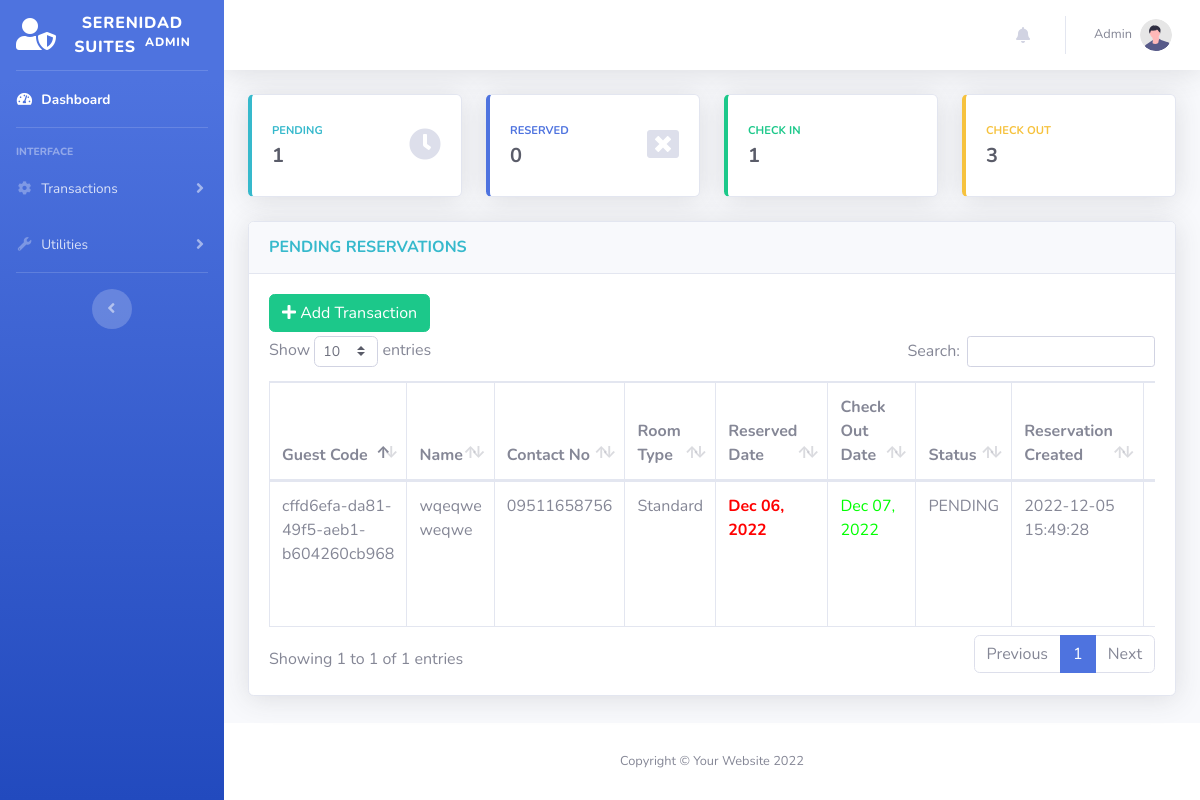
Before: /admin/index.php (signed in) with the older database file.
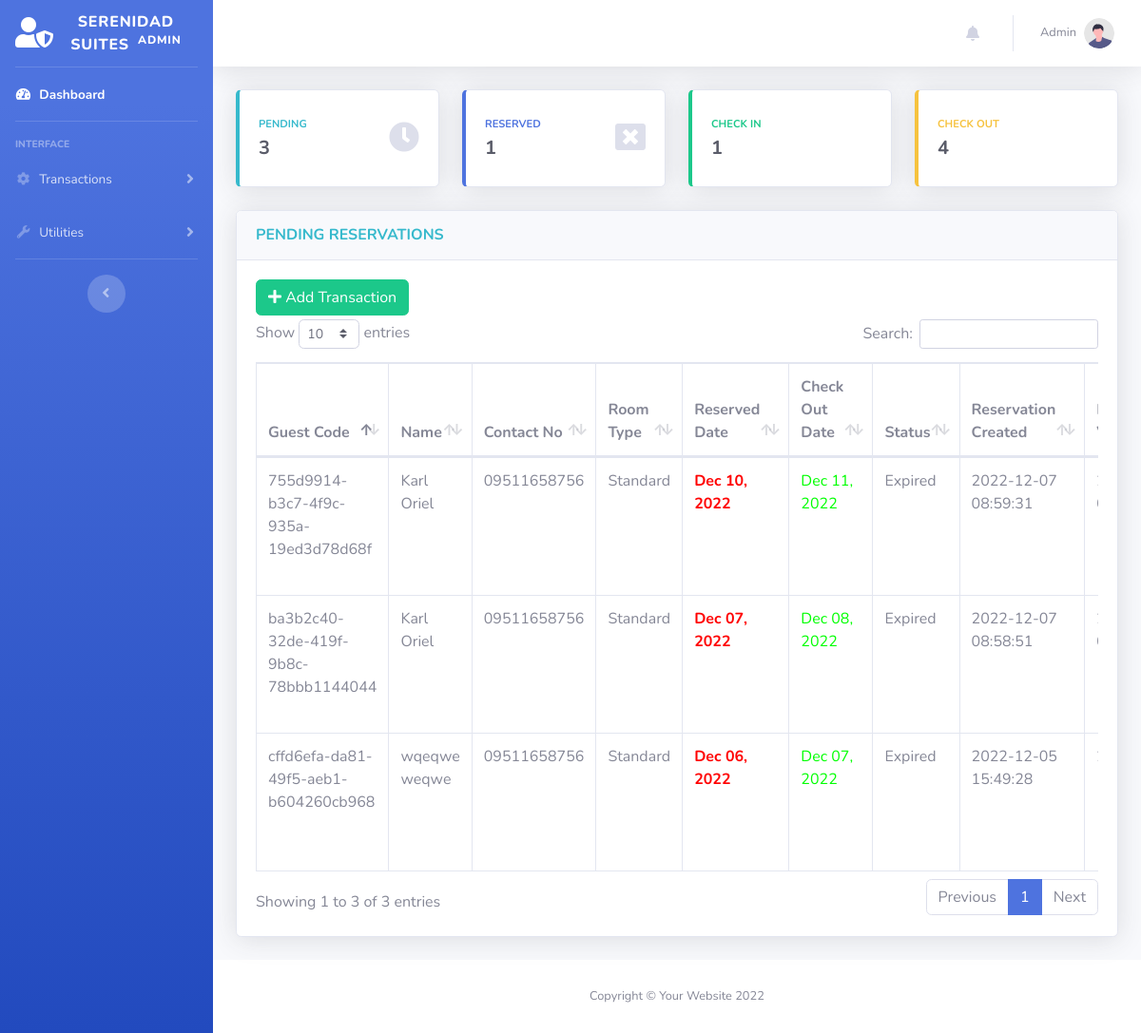
After: the same page with the newer database file.
### tables this page shows
CREATE TABLE `transactions` (
  `id` int(11) NOT NULL,
  `guest_id` int(11) NOT NULL,
  `room_id` int(11) NOT NULL,
  `room_no` int(11) DEFAULT NULL,
  `extra_bed` tinyint(4) NOT NULL DEFAULT '0',
  `extra_pax` int(11) DEFAULT NULL,
  `status` varchar(50) DEFAULT NULL,
  `days` int(11) DEFAULT NULL,
  `checkin` varchar(50) DEFAULT NULL,
  `checkin_time` varchar(50) DEFAULT NULL,
  `checkout` varchar(50) DEFAULT NULL,
  `checkout_time` varchar(50) DEFAULT NULL,
  `bill` varchar(50) DEFAULT NULL,
  `balance` int(11) NOT NULL DEFAULT '0',
  `payment` int(11) NOT NULL DEFAULT '0',
  `is_payment_full` tinyint(4) NOT NULL DEFAULT '0',
  `payment_at` datetime DEFAULT NULL,
  `valid_until` varchar(50) DEFAULT NULL,
  `is_unread` tinyint(1) NOT NULL DEFAULT '1',
  `created_at` datetime DEFAULT NULL,
  `updated_at` datetime DEFAULT NULL,
  `remarks` varchar(500) DEFAULT NULL
);

CREATE TABLE `guest` (
  `id` int(11) NOT NULL,
  `uuid` varchar(255) DEFAULT NULL,
  `firstname` varchar(50) NOT NULL,
  `middlename` varchar(30) NOT NULL,
  `lastname` varchar(40) NOT NULL,
  `address` varchar(191) DEFAULT NULL,
  `contactno` varchar(20) NOT NULL,
  `created_at` datetime DEFAULT NULL,
  `updated_at` datetime DEFAULT NULL
);

CREATE TABLE `room` (
  `id` int(11) NOT NULL,
  `room_type` varchar(50) NOT NULL,
  `price` varchar(11) NOT NULL,
  `photo` varchar(100) NOT NULL,
  `description` text,
  `created_at` datetime DEFAULT NULL,
  `updated_at` datetime DEFAULT NULL
);

### models/Model.php (called while the page is built, shortened)
<?php
class Model
{
    protected $host = "localhost";
    protected $database = "db_hor";
    protected $username = "root";
    protected $password = "admin";
    protected $pdo;
    protected $stmt;
    public function connect(){
        try {
            $this->pdo = new PDO("mysql:host={$this->host};dbname={$this->database};charset=utf8","{$this->username}","{$this->password}");
            $this->pdo->setAttribute(PDO::ATTR_ERRMODE, PDO::ERRMODE_EXCEPTION);
            $this->pdo->setAttribute(PDO::ATTR_DEFAULT_FETCH_MODE, PDO::FETCH_ASSOC);
        } catch (PDOException $e) {
            echo $e->getMessage();
        }
    }
    public function setQuery($qry){
        $this->qry = $qry;
        $this->stmt = $this->pdo->query($this->qry);
        return $this;
    }
    public function getAll(){
        try {
            return $this->stmt->fetchAll();
        } catch (PDOException $e) {
            return $e->getMessage();
        }
    }
    public function getFirst(){
        try {
            $data =  $this->stmt->fetch();
            return (object) $data;
        } catch (PDOException $e) {
            return $e->getMessage();
        }
    }
}

### admin/index.php (the view, shortened to what this page needs)
<?php
include('includes/header.php');
$connection = new \Transaction();
$pending = $connection->setQuery("SELECT
                                    A.*,
                                    B.uuid,
                                    B.firstname,
                                    B.middlename,
                                    B.lastname,
                                    B.address,
                                    B.contactno,
                                    C.room_type,
                                    C.price,
                                    C.photo
                                    FROM `transactions` as A
                                    LEFT JOIN `guest` as B
                                    ON A.guest_id = B.id
                                    LEFT JOIN `room` as C
                                    ON A.room_id = C.id
                                    WHERE A.status = 'Pending'
                                    OR A.status = 'Expired'
                                    ORDER BY A.created_at DESC
                                ")
                                ->getAll();
?>
<body id="page-top">
    <div id="wrapper">
        <?php include('includes/sidebar.php') ?>
        <div id="content-wrapper" class="d-flex flex-column">
            <div id="content">
                    <?php include('includes/topbar.php') ?>
                <div class="container-fluid">
                    <div class="row">
                        <?php include('includes/count-cards.php') ?>
                    </div>
                    <div class="card shadow mb-4">
                        <div class="card-header py-3">
                            <h6 class="m-0 font-weight-bold text-info">PENDING RESERVATIONS</h6>
                        </div>
                        <div class="card-body">
                            <div class="mb-1">
                                <a href="#" data-toggle="modal" data-target="#addModal">
                                    <button class="btn btn-success " data-toggle="tooltip" data-placement="top" title="Add">
                                        <i class="fas fa-plus"></i>
                                        Add Transaction
                                    </button>
                                </a>
                            </div>
                            <div class="table-responsive">
                                <table class="table table-bordered" id="dataTable" width="100%" cellspacing="0">
                                    <thead>
                                        <tr>
                                            <th>Guest Code</th>
                                            <th>Name</th>
                                            <th>Contact No</th>
                                            <th>Room Type</th>
                                            <th>Reserved Date</th>
                                            <th>Check Out Date</th>
                                            <th>Status</th>
                                            <th>Reservation Created</th>
                                            <th>Reservation Valid Until</th>
                                        </tr>
                                    </thead>
                                    <tbody>
                                        <?php
                                            foreach ($pending as $key => $value) {
                                        ?>
                                            <tr>
                                                <td><?= $value['uuid']?></td>
                                                <td><?= $value['firstname']." ".$value['lastname']?></td>
                                                <td><?= $value['contactno']?></td>
                                                <td><?= $value['room_type']?></td>
                                                <td>
                                                    <strong>
                                                        <?= $value['checkin'] <= date("Y-m-d", strtotime("+8 HOURS"))
                                                            ?  "<label style = 'color:#ff0000;'>".date("M d, Y", strtotime($value['checkin']))."</label>"
                                                            :  "<label style = 'color:#00ff00;'>".date("M d, Y", strtotime($value['checkin']))."</label>"
                                                        ?>
                                                    </strong>
                                                </td>
                                                <td><?= "<label style = 'color:#00ff00;'>".date("M d, Y", strtotime($value['checkout']))."</label>";?></td>
                                                <td><?= $value['status']?></td>
                                                <td><?= $value['created_at']?></td>
                                                <td>
                                                </td>
                                            </tr>
                                        <?php
                                            }
                                        ?>
                                    </tbody>
                                </table>
                            </div>
                        </div>
                    </div>
                </div>
            </div>
            <?php include('includes/footer.php') ?>
        </div>
    </div>
</body>
</html>

### admin/includes/header.php (shortened to what this page needs)
<!DOCTYPE html>
<php lang="en">
<head>
    <link href="vendor/fontawesome-free/css/all.min.css" rel="stylesheet" type="text/css">
    <link href="css/sb-admin-2.min.css" rel="stylesheet">
    <link href="vendor/datatables/dataTables.bootstrap4.min.css" rel="stylesheet">
    <link rel="stylesheet" href="../vendor/datepicker/css/bootstrap-datepicker.min.css">
    <link rel="stylesheet" href="../vendor/datepicker/css/bootstrap-datepicker.standalone.min.css">
</head>

### admin/includes/sidebar.php (shortened to what this page needs)
<ul class="navbar-nav bg-gradient-primary sidebar sidebar-dark accordion" id="accordionSidebar">
    <a class="sidebar-brand d-flex align-items-center justify-content-center" href="index.php">
        <div class="sidebar-brand-icon ">
            <i class="fas fa-user-shield"></i>
        </div>
        <div class="sidebar-brand-text mx-3">Serenidad Suites <sup class="ml-1">Admin</sup></div>
    </a>
    <hr class="sidebar-divider my-0">
    <li class="nav-item active">
        <a class="nav-link" href="index.php">
            <i class="fas fa-fw fa-tachometer-alt"></i>
            <span>Dashboard</span></a>
    </li>
    <hr class="sidebar-divider">
    <div class="sidebar-heading">
        Interface
    </div>
    <li class="nav-item">
        <a class="nav-link collapsed" href="#" data-toggle="collapse" data-target="#collapseTwo"
            aria-expanded="true" aria-controls="collapseTwo">
            <i class="fas fa-fw fa-cog"></i>
            <span> Transactions </span>
        </a>
    </li>
    <?php
        if($_SESSION['login-restriction'] == 'admin'){
    ?>
    <li class="nav-item">
        <a class="nav-link collapsed" href="#" data-toggle="collapse" data-target="#collapseUtilities"
            aria-expanded="true" aria-controls="collapseUtilities">
            <i class="fas fa-fw fa-wrench"></i>
            <span>Utilities</span>
        </a>
    </li>
    <?php
        }
    ?>
    <hr class="sidebar-divider d-none d-md-block">
    <div class="text-center d-none d-md-inline">
        <button class="rounded-circle border-0" id="sidebarToggle"></button>
    </div>
</ul>

### admin/includes/topbar.php (shortened to what this page needs)
<nav class="navbar navbar-expand navbar-light bg-white topbar mb-4 static-top shadow">
    <ul class="navbar-nav ml-auto">
        <li class="nav-item dropdown no-arrow mx-1" >
            <a class="nav-link dropdown-toggle" href="#" id="alertsDropdown" role="button"
                data-toggle="dropdown" aria-haspopup="true" aria-expanded="false" onlick="test">
                <i class="fas fa-bell fa-fw"></i>
            </a>
        </li>
        <li class="nav-item dropdown no-arrow">
            <a class="nav-link dropdown-toggle" href="#" id="userDropdown" role="button"
                data-toggle="dropdown" aria-haspopup="true" aria-expanded="false">
                <span class="mr-2 d-none d-lg-inline text-gray-600 small"><?= $_SESSION['login-username'] ?></span>
                <img class="img-profile rounded-circle"
                    src="img/undraw_profile.svg">
            </a>
        </li>
    </ul>
</nav>

### admin/includes/count-cards.php (shortened to what this page needs)
<?php
$connection = new Transaction();
$pendingCount = $connection->setQuery("SELECT Count(id) AS count FROM `transactions`   WHERE `status` LIKE 'Pending' OR `status` LIKE 'Expired'")->getFirst();
$reservedCount = $connection->setQuery("SELECT Count(id) AS count FROM `transactions`   WHERE `status` LIKE 'Reserved' OR `status` LIKE 'Cancelled'")->getFirst();
$checkinCount = $connection->setQuery("SELECT Count(id) AS count FROM `transactions`   WHERE `status` LIKE 'Check In'")->getFirst();
$checkoutCount = $connection->setQuery("SELECT Count(id) AS count FROM `transactions`   WHERE `status` LIKE 'Check Out'")->getFirst();
?>
<div class="col-xl-3 col-md-6 mb-4 clickTo" onclick="window.location = 'index.php'">
    <div class="card border-left-info shadow h-100 py-2">
        <div class="card-body">
            <div class="row no-gutters align-items-center">
                <div class="col mr-2">
                    <div class="text-xs font-weight-bold text-info text-uppercase mb-1">
                        PENDING</div>
                    <div class="h5 mb-0 font-weight-bold text-gray-800"> <?= $pendingCount->count ?> </div>
                </div>
                <div class="col-auto">
                    <i class="fas fa-clock fa-2x text-gray-300"></i>
                </div>
            </div>
        </div>
    </div>
</div>
<div class="col-xl-3 col-md-6 mb-4 clickTo" onclick="window.location = 'reservation-reserved.php'">
    <div class="card border-left-primary shadow h-100 py-2">
        <div class="card-body">
            <div class="row no-gutters align-items-center">
                <div class="col mr-2">
                    <div class="text-xs font-weight-bold text-primary text-uppercase mb-1">
                        RESERVED</div>
                    <div class="h5 mb-0 font-weight-bold text-gray-800"> <?= $reservedCount->count ?> </div>
                </div>
                <div class="col-auto">
                    <i class="fas fa-window-close fa-2x text-gray-300"></i>
                </div>
            </div>
        </div>
    </div>
</div>
<div class="col-xl-3 col-md-6 mb-4 clickTo" onclick="window.location = 'reservation-checkin.php'">
    <div class="card border-left-success shadow h-100 py-2">
        <div class="card-body">
            <div class="row no-gutters align-items-center">
                <div class="col mr-2">
                    <div class="text-xs font-weight-bold text-success text-uppercase mb-1">
                        CHECK IN</div>
                    <div class="h5 mb-0 font-weight-bold text-gray-800"> <?= $checkinCount->count ?> </div>
                </div>
            </div>
        </div>
    </div>
</div>
<div class="col-xl-3 col-md-6 mb-4 clickTo" onclick="window.location = 'reservation-checkout.php'">
    <div class="card border-left-warning shadow h-100 py-2">
        <div class="card-body">
            <div class="row no-gutters align-items-center">
                <div class="col mr-2">
                    <div class="text-xs font-weight-bold text-warning text-uppercase mb-1">
                        CHECK OUT</div>
                    <div class="h5 mb-0 font-weight-bold text-gray-800"> <?= $checkoutCount->count ?> </div>
                </div>
            </div>
        </div>
    </div>
</div>

### admin/includes/footer.php
<footer class="sticky-footer bg-white">
    <div class="container my-auto">
        <div class="copyright text-center my-auto">
            <span>Copyright &copy; Your Website 2022</span>
        </div>
    </div>
</footer>

### admin/includes/count-cards.php (style rules this page uses)
.clickTo { cursor: pointer; }

Changed rows visible on the page:
added transactions: guest.uuid "755d9914-b3c7-4f9c-935a-19ed3d78d68f", guest.firstname "Karl", guest.lastname "Oriel", guest.contactno "09511658756", room.room_type "Standard", checkin "Dec 10, 2022", checkout "Dec 11, 2022", status "Expired", created_at "2022-12-07 08:59:31"
added transactions: guest.uuid "ba3b2c40-32de-419f-9b8c-78bbb1144044", guest.firstname "Karl", guest.lastname "Oriel", guest.contactno "09511658756", room.room_type "Standard", checkin "Dec 07, 2022", checkout "Dec 08, 2022", status "Expired", created_at "2022-12-07 08:58:51"
changed transactions "Dec 06, 2022": status "PENDING" → "Expired"
Other visible differences:
$pendingCount->count: "1" → "3"
$reservedCount->count: "0" → "1"
$checkoutCount->count: "3" → "4"
text written by a page script: "Show entries Search: Showing 1 to 1 of 1 entries Previous 1 Next" → "Show entries Search: Showing 1 to 3 of 3 entries Previous 1 Next"
